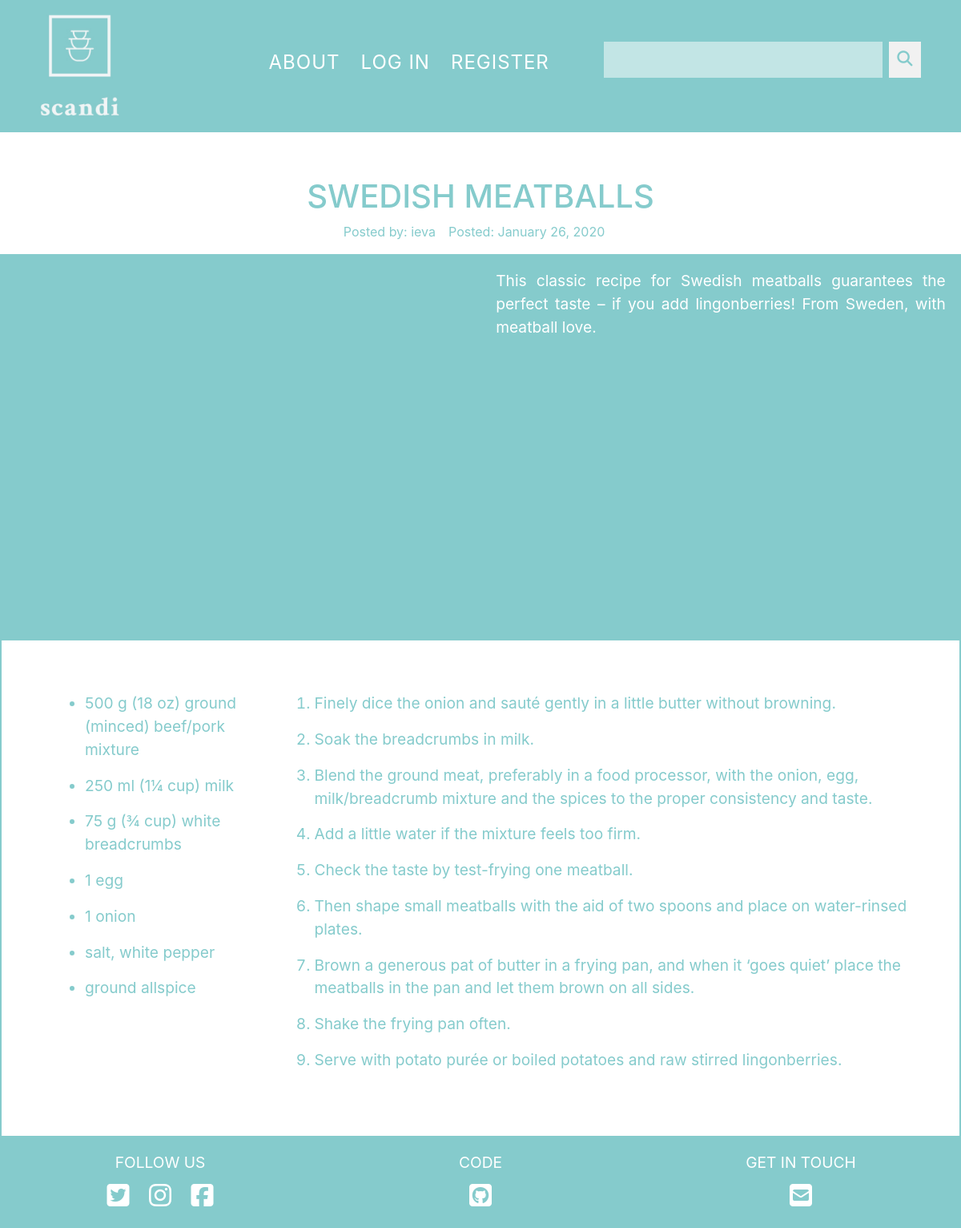
The page /14 on the database its author committed.
### scandiKitchen/models.py (models this page shows, shortened)
class Recipe(db.Model):
    users = db.relationship(User)
    id = db.Column(db.Integer,primary_key=True)
    user_id = db.Column(db.Integer,db.ForeignKey('users.id'),nullable=False)
    date = db.Column(db.DateTime,nullable=False,default=datetime.utcnow)
    title = db.Column(db.String(100),nullable=False)
    text = db.Column(db.Text,nullable=False)
    cook_method = db.Column(db.Text,nullable=True)
    ingredients = db.Column(db.Text,nullable=True)
    recipe_image = db.Column(db.String(100),nullable=True)

class User(db.Model,UserMixin):
    __tablename__ = 'users'
    id = db.Column(db.Integer,primary_key=True)
    profile_image = db.Column(db.String(64),nullable=False,default='default_profile.png')
    email = db.Column(db.String(64),unique=True,index=True)
    username = db.Column(db.String(64),unique=True,index=True)
    password_hash = db.Column(db.String(128))
    posts = db.relationship('Recipe',backref='author',lazy=True)

### scandiKitchen/users/views.py (the view)
@users.route('/<username>')
def user_posts(username):
    page = request.args.get('page',1,type=int)
    user = User.query.filter_by(username=username).first_or_404()
    recipes = Recipe.query.filter_by(author=user).order_by(Recipe.date.desc()).paginate(page=page,per_page=5)
    return render_template('user_recipes.html',recipes=recipes,user=user)

### scandiKitchen/recipes/views.py (called while the page is built)
@recipes.route('/<int:recipe_id>')
def recipe(recipe_id):
    recipe = Recipe.query.get_or_404(recipe_id)
    return render_template('recipe.html',title=recipe.title,date=recipe.date,post=recipe)

### scandiKitchen/templates/recipe.html (shortened to what this page needs)
{% extends "base.html" %}
{% block content %}
<div class="singleRecipeWrapper">
  <h1>{{post.title}}</h1>
  <div class="additionalInfo">
    <p>Posted by: {{post.author.username}}</p>
    <p>Posted: {{post.date.strftime('%B %d, %Y')}}</p>
  </div>
  <div class="container-fluid singleRecipeContainer">
    <div class="recipeImageandText">
      <div class="recipeImage-wrapper">
      </div>
      <div class="recipeText-wrapper">
        <p>{{post.text}}</p>
      </div>
    </div>
    <div class="instructions">
      <div class="ingrediantsWrapper">
        <ul class="ingrediants">
          {% for ingredient in post.ingredients.split(";") %}
          <li><p>{{ingredient}}</p></li>
          {% endfor %}
        </ul>
      </div>
      <div class="methodWrapper">
        <ol class="method">
          {% for step in post.cook_method.split(";") %}
          <li><p>{{step}}</p></li>
          {% endfor %}
        </ol>
      </div>
    </div>
  </div>
</div>
{% endblock %}

### scandiKitchen/static/css/main.css (style rules this page uses)
body { margin: 0; padding: 0; overflow-x: hidden; }
* { border-radius: 0!important; }
.container-fluid { padding: 0; max-width: 1500px; }

### scandiKitchen/static/css/recipe.css (style rules this page uses)
.recipeImage-wrapper { height: 30em; width: 100%; overflow: hidden; }
.recipeText-wrapper { width: 30em; height: auto; float: left; width: 100%; }
.recipeText-wrapper p { text-align: justify; font-size: 1.2rem; background-color: #85cbcc; color: white; padding: 1em; }
.singleRecipeWrapper { display: flex; flex-direction: column; align-items: center; color: #85cbcc; padding: 0; }
.singleRecipeWrapper h1 { margin-top: 1em; }
.additionalInfo { display: flex; }
.additionalInfo p { margin-right: 1em; }
.method { font-size: 1.2rem; }
.ingrediants { font-size: 1.2rem; border-bottom: 2px solid #85cbcc; }
@media (min-width: 900px) { .recipeImageandText { display: flex; width: 100%; background-color: #85cbcc; } }
@media (min-width: 900px) { .instructions { display: flex; border: 2px solid #85cbcc; padding: 4em; justify-content: center; } }
@media (min-width: 900px) { .ingrediants { margin-right: 2em; border: none; } }

### rows shown on the page
Recipe: title "SWEDISH MEATBALLS", date "January 26, 2020", text "This classic recipe for Swedish meatballs guarantees the perfect taste – if you add lingonberries! From Sweden, with meatball love."
User: author.username "ieva"

### other values the page prints
{{ ingredient }} "500 g (18 oz) ground (minced) beef/pork mixture" "250 ml (1¼ cup) milk" "75 g (¾ cup) white breadcrumbs" "1 egg" "1 onion" "salt, white pepper" "ground allspice"
{{ step }} "Finely dice the onion and sauté gently in a little butter without browning." "Soak the breadcrumbs in milk." "Blend the ground meat, preferably in a food processor, with the onion, egg, milk/breadcrumb mixture and the spices to the proper consistency and taste." "Add a little water if the mixture feels too firm." "Check the taste by test-frying one meatball." "Then shape small meatballs with the aid of two spoons and place on water-rinsed plates." "Brown a generous pat of butter in a frying pan, and when it ‘goes quiet’ place the meatballs in the pan and let them brown on all sides." "Shake the frying pan often." "Serve with potato purée or boiled potatoes and raw stirred lingonberries."
